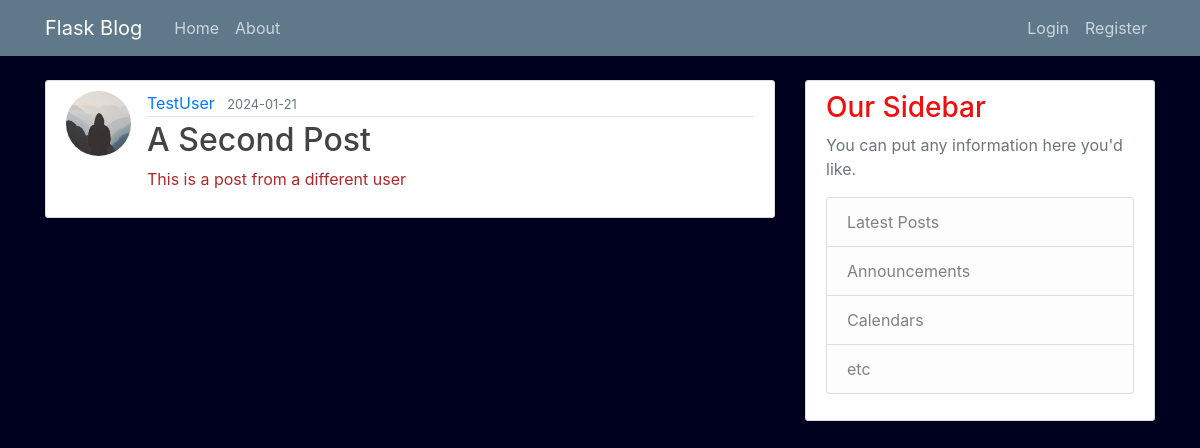
Page /post/new/2 on the committed database.
### flaskblog/models.py (models this page shows, shortened)
class User(db.Model, UserMixin):
    id = db.Column(db.Integer, primary_key= True)
    username = db.Column(db.String(20), unique = True, nullable = False)
    email = db.Column(db.String(120), unique = True, nullable = False)
    image_file = db.Column(db.String(20), nullable = False, default = 'default.jpg')
    password = db.Column(db.String(60), nullable=False)
    posts = db.relationship('Post', backref='author', lazy=True)

class Post(db.Model):
    id = db.Column(db.Integer, primary_key=True)
    title = db.Column(db.String(100), nullable=False)
    date_posted = db.Column(db.DateTime, nullable=False, default=datetime.utcnow)
    content = db.Column(db.Text, nullable=False)
    user_id = db.Column(db.Integer, db.ForeignKey('user.id'), nullable=False)

### flaskblog/routes.py (the view)
@app.route("/post/new/<int:post_id>")
def post(post_id):
    post = Post.query.get_or_404(post_id)
    return render_template('post.html', title= post.title, post = post)

### flaskblog/templates/post.html (shortened to what this page needs)
{% extends "layout.html" %}
{% block content %}
    <article class="media content-section">
        <img class="rounded-circle article-img" src="{{ url_for('static', filename= 'profie_pics/' + post.author.image_file) }}">
        <div class="media-body">
          <div class="article-metadata">
            <a class="mr-2" href="{{ url_for('user_posts', username=post.author.username) }}">{{ post.author.username }}</a>
            <small class="text-muted">{{ post.date_posted.strftime('%Y-%m-%d') }}</small>
          </div>
          <h2 class="article-title">{{ post.title }}</h2>
          <p class="article-content">{{ post.content }}</p>
        </div>
    </article>
{% endblock content %}

### flaskblog/static/main.css (style rules this page uses)
body { background: #00001f; color: #ad2929; margin-top: 5rem; }
h1, h2, h3, h4, h5, h6 { color: #f10e0e; }
.content-section { background: #ffffff; padding: 10px 20px; border: 1px solid #dddddd; border-radius: 3px; margin-bottom: 20px; }
.article-title { color: #444444; }
.article-content { white-space: pre-line; }
.article-img { height: 65px; width: 65px; margin-right: 16px; }
.article-metadata { padding-bottom: 1px; margin-bottom: 4px; border-bottom: 1px solid #e3e3e3 }

### rows in the picture
User: image_file (placeholder picture), author.username "TestUser"
Post: date_posted "2024-01-21", title "A Second Post", content "This is a post from a different user"
